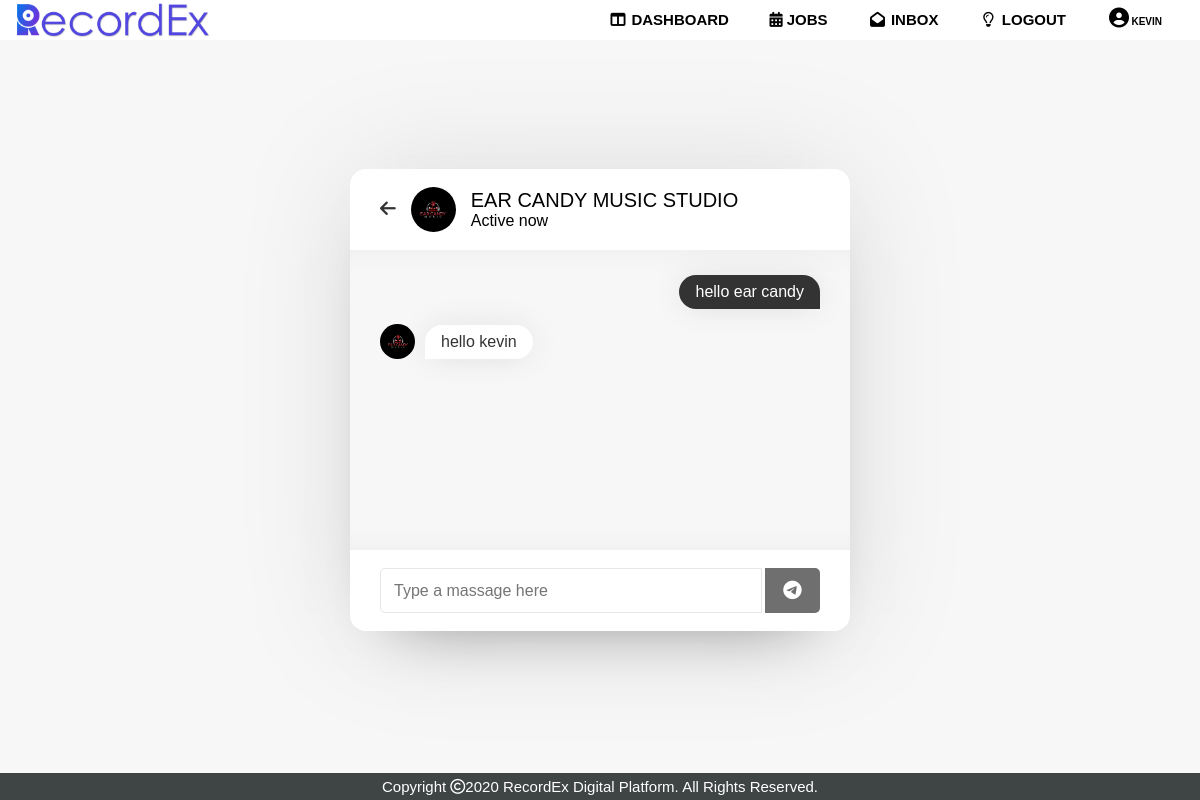
The app's page /view/customer/cust_chat.php?studio_id=31 (signed in) with its own data.
### tables this page shows
CREATE TABLE `customer` (
  `c_id` int(6) NOT NULL,
  `first_name` varchar(60) NOT NULL,
  `last_name` varchar(60) NOT NULL,
  `email` varchar(60) NOT NULL,
  `tele_no` int(10) NOT NULL,
  `password` varchar(60) NOT NULL,
  `email_verified` tinyint(1) NOT NULL DEFAULT '0',
  `blocked` int(1) NOT NULL DEFAULT '0',
  `image` varchar(500) NOT NULL,
  `status` varchar(10) NOT NULL DEFAULT 'Active now'
);

CREATE TABLE `studio` (
  `studio_id` int(5) NOT NULL,
  `studio_name` varchar(100) NOT NULL,
  `s_address_line1` varchar(100) NOT NULL,
  `s_address_line2` varchar(100) NOT NULL,
  `s_city` varchar(100) NOT NULL,
  `distric` varchar(100) NOT NULL,
  `postalcode` varchar(100) NOT NULL,
  `s_email` varchar(100) NOT NULL,
  `password` varchar(200) NOT NULL,
  `s_tele_no` int(20) NOT NULL,
  `paypal` varchar(100) NOT NULL,
  `owner_id` int(100) NOT NULL,
  `profile` varchar(500) NOT NULL,
  `cover` varchar(500) NOT NULL,
  `description` text NOT NULL,
  `latitude` varchar(50) NOT NULL,
  `longitude` varchar(50) NOT NULL,
  `verified` tinyint(4) NOT NULL DEFAULT '0',
  `email_verified` tinyint(1) NOT NULL DEFAULT '0',
  `owner_verified` tinyint(1) NOT NULL DEFAULT '0',
  `blocked` int(1) NOT NULL DEFAULT '0',
  `status` varchar(10) NOT NULL DEFAULT 'Active now'
);

CREATE TABLE `messages` (
  `msg_id` int(100) NOT NULL,
  `c_id` int(10) NOT NULL,
  `s_id` int(10) NOT NULL,
  `incoming_msg` varchar(255) NOT NULL DEFAULT '0',
  `outgoing_msg` varchar(255) NOT NULL DEFAULT '0',
  `date` date NOT NULL
);

### view/customer/cust_chat.php (the view, shortened to what this page needs)
<?php
require_once('../../inc/connection.php');
if($_GET['studio_id']){
    $studio_id= $_GET['studio_id'];
}
?>
<!DOCTYPE html>
<html lang="en">
<head>
	<link rel="stylesheet"  href="../../css/inbox.css">
    <link rel="stylesheet" href="https://cdnjs.cloudflare.com/ajax/libs/font-awesome/5.15.2/css/all.min.css"/>
</head>
<?php require_once('../../inc/cust_dash_navbar.php');?>
<div class="myclass">
	<div class="wrapper">
		<section class="chat-area">
			<header>
                    <?php
                        $query1="SELECT * FROM studio WHERE studio_id = $studio_id";
                        $result_set1=mysqli_query($connection,$query1);
                        if($result_set1){
                                        $record1 = mysqli_fetch_assoc($result_set1);
                        }
                    ?>
                    <a href="cust_inbox.php" class="back-icon"><i class="fas fa-arrow-left"></i></a>
					<img src="../../img/studio/<?php echo $record1['profile']?>" alt="">
					<div class="details">
					<span><?php echo $record1['studio_name'] ?></span>
					<p><?php echo $record1['status']?> </p>
					</div>
			</header>
            <div class="chat-box" id= "chat">
                <?php
                    $query2="SELECT * FROM messages WHERE c_id=$user_id AND s_id=$studio_id ORDER BY msg_id ASC";
                    $result_set2=mysqli_query($connection,$query2);
                    $query3="SELECT profile FROM studio WHERE studio_id=$studio_id";
                    $result_set3=mysqli_query($connection,$query3);
                    $record3=mysqli_fetch_assoc($result_set3);
                    if(mysqli_num_rows($result_set2)>0){
                        while($record2=mysqli_fetch_assoc($result_set2)){
                            if($record2['outgoing_msg']){
                                echo '
                                    <div class="chat outgoing">
                                    <div class="details">
                                        <p>'.$record2['outgoing_msg'].'</p>
                                    </div>
                                     </div>
                                ';
                            }
                            elseif($record2['incoming_msg']){
                                echo '
                                    <div class="chat incoming">
                                    <img src="../../img/studio/'.$record3['profile'].'" alt="" class="">
                                    <div class="details">
                                        <p>'.$record2['incoming_msg'].'</p>
                                    </div>
                                    </div>
                                ';
                            }
                        }
                    }
                    else{
                       echo '<center><p>No massages are available</p> </center>';
                    }
                ?>
            </div>
            <form action="../../controller/customer/cust_inbox_controller.php"  method="post" class="typing-area">
                <input type="text" name="msg" id="inputMsg" placeholder="Type a massage here"  onkeyup='saveValue(this);'>
                <button type="submit" name="submit"><i class="fab fa-telegram-plane"></i></button>
            </form>
		</section>
	</div>
	<?php require_once('../../inc/minfooter.php'); ?>
</div>
</html>

### inc/cust_dash_navbar.php (shortened to what this page needs)
<?php  require_once('connection.php');?>
<head>
  <link rel="stylesheet" href="https://cdnjs.cloudflare.com/ajax/libs/font-awesome/4.7.0/css/font-awesome.min.css">
  </head>
    <?php
    $user_name="User";
    if(isset($_SESSION['username']) && isset($_SESSION['user_id'])){
              $user_name=$_SESSION['username'];
              $user_id=$_SESSION['user_id'];
    }
    $query="SELECT * FROM customer WHERE c_id = $user_id";
		$result_set=mysqli_query($connection,$query);
		if($result_set){
         $record =mysqli_fetch_assoc($result_set);
         $user_name=$record['first_name'];
         $user_id=$record['c_id'];
		}
    ?>
    <nav>
      <a class="logo" href="../customer/cust_dash.php"><img src="../../inc/logo3.png"></a>
      <ul>
        <?php $filename=basename($_SERVER['PHP_SELF'])?>
        <li><a href="../customer/cust_dash.php"  <?php if($filename=='cust_dash.php') echo "class=active"?>><i class="fa fa-fw fa-columns"></i> Dashboard</a></li>
        <li><a href="../customer/pendings.php"  <?php if($filename=='pendings.php') echo "class=active"?>><i class="fa fa-calendar"></i> Jobs</a></li>
        <li><a href="../../view/customer/cust_inbox.php" <?php if($filename=='cust_inbox.php') echo "class=active"?>><i class="fa fa-fw fa-envelope-open"></i> Inbox</a></li>
        <li><a href="../../controller/logout.php"><i class="fa fa-fw fa-lightbulb-o"></i> Logout</a></li>
        <li><a style='font-size:10px;' id="user" title="<?php echo $user_name;?>" href="../../view/customer/cust_profile.php" <?php if($filename=='cust_profile.php') echo "class=active"?>><i style='font-size:20px;' class="fa fa-fw fa-user-circle"></i><?php echo $user_name;?></a></li>
      </ul>
    </nav>

### css/inbox.css (style rules this page uses)
* { margin: 0; padding: 0; box-sizing: border-box; text-decoration: none; font-family: 'Poppins', sans-serif; }
.myclass { display:flex; align-items: center; justify-content: center; min-height: 100vh; background: #f7f7f7; padding: 0px 10px; }
.wrapper { background: #fff; max-width: 500px; width: 100%; border-radius: 16px; box-shadow: 0 0 128px 0 rgba(0,0,0,0.1), 0 32px 64px -48px rgba(0,0,0,0.5); }
.wrapper img { object-fit: cover; border-radius: 50%; }
.chat-area header { display: flex; align-items: center; padding: 18px 30px; }
.chat-area header .back-icon { color: #333; font-size: 18px; }
.chat-area header img { height: 45px; width: 45px; margin: 0 15px; }
.chat-area header .details span { font-size: 20px; font-weight: 500; }
.chat-box { position: center; min-height: 300px; max-height: 500px; overflow-y: auto; padding: 10px 30px 20px 30px; background: #f7f7f7; box-shadow: inset 0 32px 32px -32px rgb(0 0 0 / 5%), inset 0 -32px 32px -32px rgb(0 0 0 / 5%); }
.chat-box .chat { margin: 15px 0; }
.chat-box .chat p { word-wrap: break-word; padding: 8px 16px; box-shadow: 0 0 32px rgb(0 0 0 / 8%), 0rem 16px 16px -16px rgb(0 0 0 / 10%); }
.chat-box .outgoing { display: flex; }
.chat-box .outgoing .details { margin-left: auto; max-width: calc(100% - 130px); }
.outgoing .details p { background: #333; color: #fff; border-radius: 18px 18px 0 18px; }
.chat-box .incoming { display: flex; align-items: flex-end; }
.chat-box .incoming img { height: 35px; width: 35px; }
.chat-box .incoming .details { margin-right: auto; margin-left: 10px; max-width: calc(100% - 130px); }
.incoming .details p { background: #fff; color: #333; border-radius: 18px 18px 18px 0; }
.typing-area { padding: 18px 30px; display: flex; justify-content: space-between; }
.typing-area input { height: 45px; width: calc(100% - 58px); font-size: 16px; padding: 0 13px; border: 1px solid #e6e6e6; outline: none; border-radius: 5px 0 0 5px; }
.typing-area button { color: #fff; width: 55px; border: none; outline: none; background: #333; font-size: 19px; cursor: pointer; opacity: 0.7; pointer-events: none; border-radius: 0 5px 5px 0; transition: all 0.3s ease; }

### inc/cust_dash_navbar.php (style rules this page uses)
* { padding: 0; margin: 0; text-decoration: none; list-style: none; box-sizing: border-box; }
header { font-family: sans-serif; }
nav { background-color: white; height: 40px; width: 100%; position:fixed; overflow: hidden; z-index:1; }
nav ul { float: right; margin-right: 20px; }
nav ul li { display: inline-block; line-height: 40px; margin: 0 5px; }
nav ul li a { font-family: sans-serif; color:black; font-size: 15px; padding: 12px 13px; text-transform: uppercase; font-weight: bold; }
#user { font-style: ; text-transform: uppercase; font-size: 1.4em; }
a.logo { line-height: 40px; padding-left: 15px; }
a.logo img { height: 40px; }

### records on screen
customer: first_name "KEVIN"
studio: profile (picture), studio_name "EAR CANDY MUSIC STUDIO", status "Active now"
messages: outgoing_msg "hello ear candy"
messages: s.profile (picture), incoming_msg "hello kevin"
